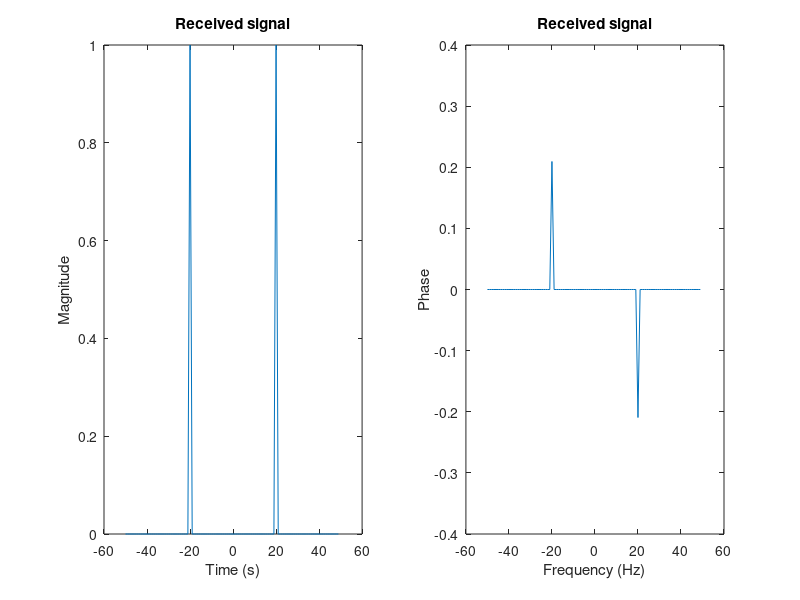

The MATLAB source for this figure:
fs=100;
ts=1/fs;
t_start=0;
t_end=1;
T=t_end-t_start;
N = fs * T;
t = t_start:ts:t_end-ts;
f = -fs/2:fs/N:fs/2-fs/N;
fc=5;
alpha=0.5;
beta=0.3;
R=250000
V=180/3.6
fd=beta*V;
C=3e8;
Ro=2/C;
td=Ro*R;
x=alpha*cos(2*pi*(fc+fd)*(t-td));
X=fftshift(fft(x));
X=X/max(abs(X));
subplot(1,2,1);
plot(f,abs(X));
title('Received signal');
xlabel('Time (s)');
ylabel 'Magnitude';
tol = 1e-6;
X(abs(X) < tol) = 0;
theta = angle(X);
subplot(1,2,2);
plot(f,theta);
title('Received signal');
xlabel 'Frequency (Hz)';
ylabel 'Phase';
[M,new_freq]=max(X(length(X)/2+2+fc:length(X)));
new_freq=new_freq+fc;
new_phase=abs(angle(X(new_freq+length(X)/2+1)));
estimated_fd=new_freq-fc;
estimated_td=new_phase/(2*pi*(fc+estimated_fd));
estimated_V=estimated_fd/beta
estimated_R=estimated_td/Ro